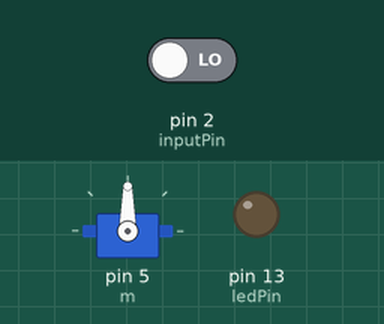
Bench run of a sketch on a simulated Arduino Uno, built with avr-gcc and run on an emulated ATmega328P. Shown: servo, output pins drawn as LEDs (lit = HIGH). The inputs (shaded band) are chosen by the test bench; at power-on: pin 2 (inputPin) LOW.

Above: at 0.1 s.
At 5.96 s:
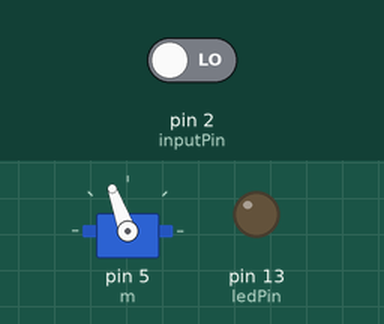
6.0 s: pin 2 (inputPin) driven HIGH
At 6.9 s:
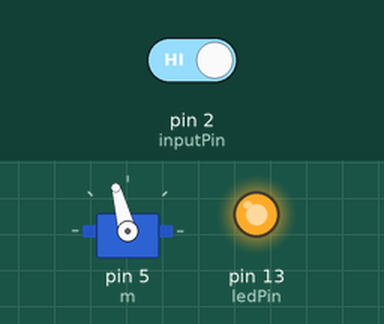
Timing chart, 0 to 9.0 s (numbered marks = the images above; inputs shaded):
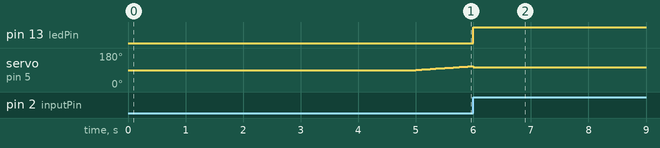

The sketch:

jixiezhua.ino
```cpp
#include<Servo.h>
Servo m;
int ledPin = 13;
int inputPin = 2;
void setup() {
  pinMode(ledPin, OUTPUT);
  pinMode(inputPin, INPUT);
  m.attach(5);
}
void loop() {
  m.write(90);
  delay(5000);
  for(int i=1;i<60;i++)
  {
   m.write(90+i);
   digitalWrite(ledPin, LOW);
   int val = digitalRead(inputPin);
  if (val == HIGH) {
    m.write(90+i-6);
    digitalWrite(ledPin, HIGH);
    break;
  }
  delay(50);
  }
 delay(5000000);
}
```

Measured:
- after the input at 6.0 s, pin 13 (ledPin): LOW → HIGH at once
